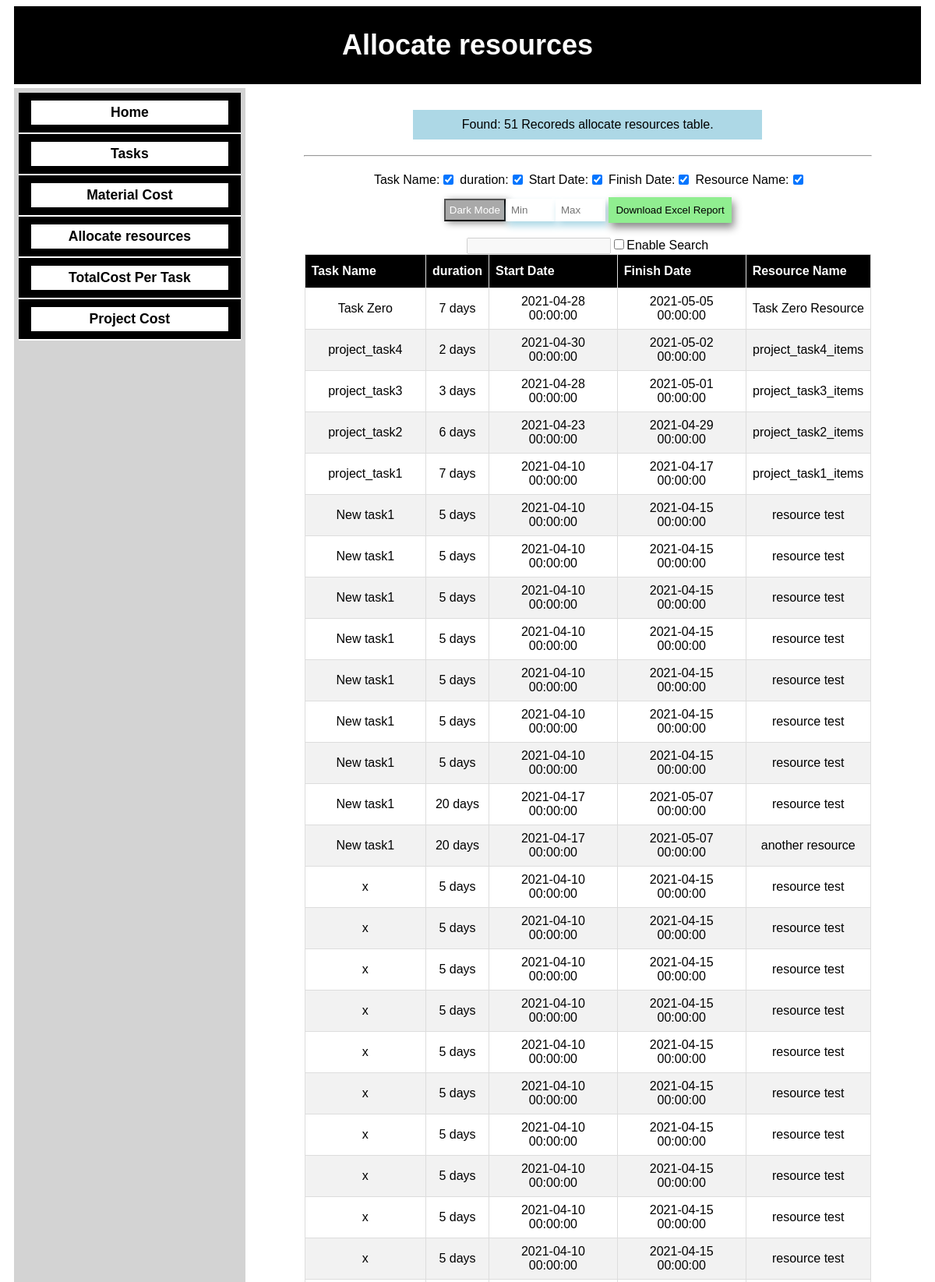
/allocate_read.php (upper part), run on the app's committed database.
### tables this page shows
CREATE TABLE `allocate_resources` (
  `id` int(11) NOT NULL,
  `task_name` varchar(255) NOT NULL,
  `duration` varchar(255) DEFAULT NULL,
  `start` datetime NOT NULL,
  `finish` datetime NOT NULL,
  `resource_name` varchar(255) NOT NULL
);

### inc/allocate.php (the view, shortened to what this page needs)
<?php
function echo_allocate_count($db){
$check_empty_task = "SELECT COUNT(*) AS count FROM `allocate_resources`";
$empty_task = $db->query($check_empty_task);
$len_task = $empty_task->fetch_assoc()['count'];
if ($len_task > 1){
  $taskortasks = ($len_task == 1) ? " Recored In The allocate resources table" : " Recoreds allocate resources table.";
  echo 'Found: ' . $len_task . $taskortasks;
  return true;
} else {
  echo 'Found: ' . $len_task . $taskortasks;
  return false;
}
}
function render_allocate_table($db){
  $sql = "SELECT * FROM `allocate_resources` ORDER BY id DESC";
  $result = $db->query($sql);
  if ($result->num_rows > 0) {
      $html_data = '<button id="excel_allocate_download" class="excelbtn" data-task="4" data-table="allocate" >Download Excel Report</button>
                   <table id="allocate_table" class="styled_table table2" data-table="allocate" >
                     <tr >
                       <th data-table="allocate" class="taskname_allocate" >Task Name</th>
                       <th data-table="allocate" class="duration_allocate" >duration</th>
                       <th data-table="allocate" class="start_allocate" >Start Date</th>
                       <th data-table="allocate" class="finish_allocate" >Finish Date</th>
                       <th data-table="allocate" class="resource_allocate" >Resource Name</th>
                     </tr>
                     <tr>';
         while($row = $result->fetch_assoc()) {
           $html_data .= '<tr class="datarow" data-table="allocate" data-row-id="' . $row["id"] .'">';
           $html_data .= '<td class="taskname_allocate" data-table="allocate" >' . $row["task_name"] .'</td>';
           $html_data .= '<td class="duration_allocate" data-table="allocate" >'. $row["duration"] .' days</td>';
           $html_data .= '<td class="start_allocate" data-table="allocate" >'. $row["start"] .'</td>';
           $html_data .= '<td class="finish_allocate" data-table="allocate" >'. $row["finish"] .'</td>';
           $html_data .= '<td class="resource_allocate" data-table="allocate" >'. $row["resource_name"] .'</td></tr>';
         }
         $html_data .= '</table>';
         echo $html_data;
  } else {
         echo "0 results";
  }
}
?>

### header.php (shortened to what this page needs)
<!DOCTYPE html>
<html>
<head>
<link rel="stylesheet" href="https://cdnjs.cloudflare.com/ajax/libs/font-awesome/4.7.0/css/font-awesome.min.css">
<link rel="stylesheet" href="assets/css/style.css">
</head>
<body>
  <div class="main">
    <div class="head grid_part">
      <p>
      <?php
         $curPageName = substr($_SERVER["SCRIPT_NAME"],strrpos($_SERVER["SCRIPT_NAME"],"/")+1);
         switch ($curPageName) {
            case "allocate_read.php":
              echo "Allocate resources";
              break;
            }
      ?>
      </p>
    </div>
    <div class="aside grid_part">
      <div class="nav_main">
        <div class="nav_link"><a href="index.php">Home</a></div>
        <div class="nav_link"><a href="tasks_read.php">Tasks</a></div>
        <div class="nav_link"><a href="cost_read.php">Material Cost</a></div>
        <div class="nav_link"><a href="allocate_read.php">Allocate resources</a></div>
        <div class="nav_link"><a href="cost_pertask.php">TotalCost Per Task</a></div>
        <div class="nav_link"><a href="totalproject_cost.php">Project Cost</a></div>
      </div>
    </div>

### allocate_read.php (shortened to what this page needs)
<?php
include "header.php";
include "inc\allocate.php";
?>
<div class="mymain grid_part">
  <p class="table_count_title"><?php $getcounts =  echo_allocate_count($db); ?></p>
  <hr class="the_hr">
     <?php render_allocate_table($db); ?>
</div>
<?php include "footer.php"; ?>

### footer.php (shortened to what this page needs)
</div>
</body>
</html>

### assets/css/style.css (style rules this page uses)
body { width: 97%; text-align: center; margin-left: auto; margin-right: auto; font-family: Arial, Helvetica, sans-serif; }
.main { width: 100%; height: 100%; display: grid; font-family: Arial, Helvetica, sans-serif; grid-template-rows: 100px auto 100px; grid-template-columns: 1fr 1fr 6fr; grid-template-areas: "hd hd hd hd hd" "aside aside main main main" "ft ft ft ft ft"; }
.grid_part { width: 100%; height: 100%; }
.nav_main { background: lightblue; display: block; }
.nav_link { padding: 8px 16px; cursor: pointer; border-bottom: 2px solid black; font-family: lemon; font-size: 1.1em; font-weight: bold; background: black; font-family: Arial, Helvetica, sans-serif; }
.head { grid-area:hd; background: black; color: white; display: flex; justify-content: center; align-items: center; font-weight: bold; font-family: Arial, Helvetica, sans-serif; }
.head p { font-size: 3vw; }
.aside { grid-area:aside; width:98%; padding: 2%; margin-top: 5px; display: block; height: 97%; border-bottom: 2px solid white; background: lightgray; margin-top: 5px; margin-bottom: 5px; font-family: Arial, Helvetica, sans-serif; }
.mymain { grid-area:main; width:98%; padding: 2%; height:100%; display:block; min-height: 500px; font-family: Arial, Helvetica, sans-serif; }
.nav_main { background: black; color: white; }
.nav_link { border-bottom: 2px solid white; padding: 10px 16px; font-weight: bold; font-family: sans-serif; }
.nav_link a { background: white; text-decoration: none; display: block; color: black; padding: 5px; }
.the_hr { width:85%;margin-top: 20px;margin-bottom: 20px; }
.styled_table { font-family: Arial, Helvetica, sans-serif; border-collapse: collapse; width: 85%; margin-left: auto; margin-right: auto; }
.styled_table td, .styled_table th { border: 1px solid #ddd; padding: 8px; }
.styled_table tr:nth-child(even) { background-color: #f2f2f2; }
.styled_table th { padding-top: 12px; padding-bottom: 12px; text-align: left; background-color: #4CAF50; color: white; }
.table2 th { background: black; color: white; }
.table_count_title { font-family: Arial, Helvetica, sans-serif; background: lightblue; padding: 10px; width: 50%; margin-left: auto; margin-right: auto; }
.excelbtn { background: lightgreen; padding: 7px; margin-bottom: 10px; cursor: pointer; border: 2px solid transparent; box-shadow: 3px 6px 10px #888888; }

### data on the page
allocate_resources: task_name "Task Zero", duration "7", start "2021-04-28 00:00:00", finish "2021-05-05 00:00:00", resource_name "Task Zero Resource"
allocate_resources: task_name "project_task4", duration "2", start "2021-04-30 00:00:00", finish "2021-05-02 00:00:00", resource_name "project_task4_items"
allocate_resources: task_name "project_task3", duration "3", start "2021-04-28 00:00:00", finish "2021-05-01 00:00:00", resource_name "project_task3_items"
allocate_resources: task_name "project_task2", duration "6", start "2021-04-23 00:00:00", finish "2021-04-29 00:00:00", resource_name "project_task2_items"
allocate_resources: task_name "project_task1", duration "7", start "2021-04-10 00:00:00", finish "2021-04-17 00:00:00", resource_name "project_task1_items"
allocate_resources: task_name "New task1", duration "5", start "2021-04-10 00:00:00", finish "2021-04-15 00:00:00", resource_name "resource test"
allocate_resources: task_name "New task1", duration "5", start "2021-04-10 00:00:00", finish "2021-04-15 00:00:00", resource_name "resource test"
allocate_resources: task_name "New task1", duration "5", start "2021-04-10 00:00:00", finish "2021-04-15 00:00:00", resource_name "resource test"
allocate_resources: task_name "New task1", duration "5", start "2021-04-10 00:00:00", finish "2021-04-15 00:00:00", resource_name "resource test"
allocate_resources: task_name "New task1", duration "5", start "2021-04-10 00:00:00", finish "2021-04-15 00:00:00", resource_name "resource test"
allocate_resources: task_name "New task1", duration "5", start "2021-04-10 00:00:00", finish "2021-04-15 00:00:00", resource_name "resource test"
allocate_resources: task_name "New task1", duration "5", start "2021-04-10 00:00:00", finish "2021-04-15 00:00:00", resource_name "resource test"
allocate_resources: task_name "New task1", duration "20", start "2021-04-17 00:00:00", finish "2021-05-07 00:00:00", resource_name "resource test"
allocate_resources: task_name "New task1", duration "20", start "2021-04-17 00:00:00", finish "2021-05-07 00:00:00", resource_name "another resource"
allocate_resources: task_name "x", duration "5", start "2021-04-10 00:00:00", finish "2021-04-15 00:00:00", resource_name "resource test"
allocate_resources: task_name "x", duration "5", start "2021-04-10 00:00:00", finish "2021-04-15 00:00:00", resource_name "resource test"
allocate_resources: task_name "x", duration "5", start "2021-04-10 00:00:00", finish "2021-04-15 00:00:00", resource_name "resource test"
allocate_resources: task_name "x", duration "5", start "2021-04-10 00:00:00", finish "2021-04-15 00:00:00", resource_name "resource test"
allocate_resources: task_name "x", duration "5", start "2021-04-10 00:00:00", finish "2021-04-15 00:00:00", resource_name "resource test"
allocate_resources: task_name "x", duration "5", start "2021-04-10 00:00:00", finish "2021-04-15 00:00:00", resource_name "resource test"
allocate_resources: task_name "x", duration "5", start "2021-04-10 00:00:00", finish "2021-04-15 00:00:00", resource_name "resource test"
allocate_resources: task_name "x", duration "5", start "2021-04-10 00:00:00", finish "2021-04-15 00:00:00", resource_name "resource test"
allocate_resources: task_name "x", duration "5", start "2021-04-10 00:00:00", finish "2021-04-15 00:00:00", resource_name "resource test"
allocate_resources: task_name "x", duration "5", start "2021-04-10 00:00:00", finish "2021-04-15 00:00:00", resource_name "resource test"

### other printed values
$len_task "51"
$taskortasks "Recoreds allocate resources table."
